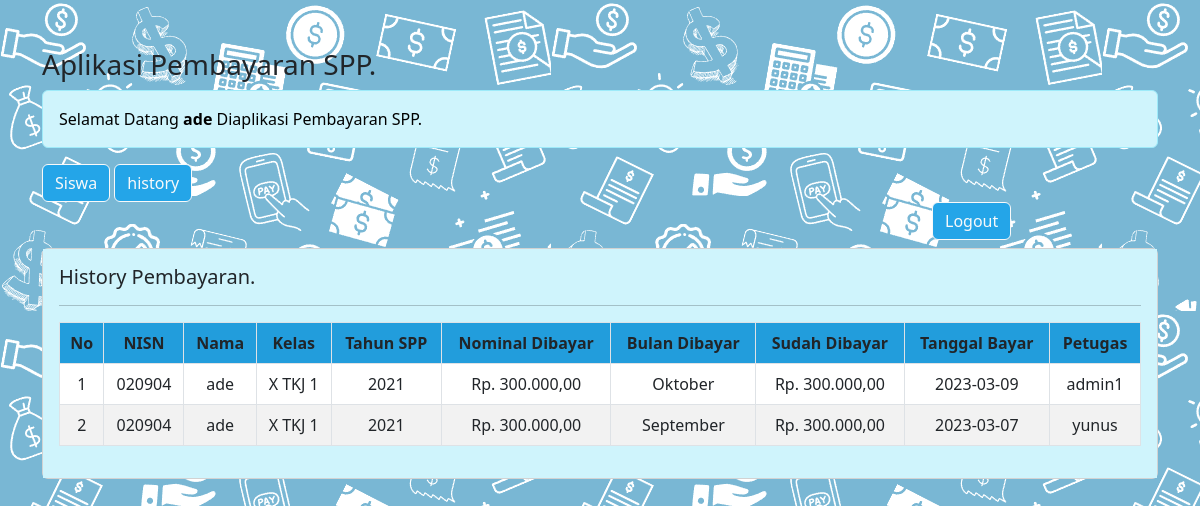
/pembayaran_spp_ukk/siswa/siswa.php?url=history-pembayaran (signed in), run on the app's committed database.
### tables this page shows
CREATE TABLE `pembayaran` (
  `id_pembayaran` int(11) NOT NULL,
  `id_petugas` int(11) NOT NULL,
  `nisn` varchar(10) NOT NULL,
  `tgl_bayar` date NOT NULL,
  `bulan_dibayar` varchar(12) NOT NULL,
  `tahun_dibayar` varchar(4) NOT NULL,
  `id_spp` int(11) NOT NULL,
  `jumlah_bayar` int(11) NOT NULL
);

CREATE TABLE `siswa` (
  `nisn` char(10) NOT NULL,
  `nis` char(8) NOT NULL,
  `password` text NOT NULL,
  `nama` varchar(35) NOT NULL,
  `id_kelas` int(11) NOT NULL,
  `alamat` text NOT NULL,
  `no_telp` varchar(13) NOT NULL,
  `id_spp` int(11) NOT NULL
);

CREATE TABLE `kelas` (
  `id_kelas` int(11) NOT NULL,
  `nama_kelas` varchar(10) NOT NULL,
  `kompetensi_keahlian` varchar(50) NOT NULL
);

CREATE TABLE `spp` (
  `id_spp` int(11) NOT NULL,
  `tahun` int(11) NOT NULL,
  `nominal` int(11) NOT NULL
);

CREATE TABLE `petugas` (
  `id_petugas` int(11) NOT NULL,
  `username` varchar(25) NOT NULL,
  `password` varchar(32) NOT NULL,
  `nama_petugas` varchar(35) NOT NULL,
  `level` enum('admin','petugas') NOT NULL
);

### pembayaran_spp_ukk/siswa/history-pembayaran.php (the view)
<?php
$nisn = $_SESSION['nisn'];
?>
<h5>History Pembayaran.</h5>
<hr>
<table class="table table-striped table-bordered" style="background-color: #FFFFFF;">
	<tr class="fw-bold" align="center" style="background-color: #24A5E8;">
		<td>No</td>
		<td>NISN</td>
		<td>Nama</td>
		<td>Kelas</td>
		<td>Tahun SPP</td>
		<td>Nominal Dibayar</td>
		<td>Bulan Dibayar</td>
		<td>Sudah Dibayar</td>
		<td>Tanggal Bayar</td>
		<td>Petugas</td>
	</tr>
	<?php
	include'../koneksi.php';
	$no = 1;
	$sql = "SELECT*FROM pembayaran,siswa,kelas,spp,petugas WHERE pembayaran.nisn=siswa.nisn AND siswa.id_kelas=kelas.id_kelas AND Pembayaran.id_spp=spp.id_spp AND Pembayaran.id_petugas=petugas.id_petugas AND Pembayaran.nisn='$nisn' ORDER BY tgl_bayar DESC";
	$query = mysqli_query($koneksi, $sql);
	foreach($query as $data){
		?>
		<tr align="center">
			<td><?= $no++; ?></td>
			<td><?= $data['nisn'] ?></td>
			<td><?= $data['nama'] ?></td>
			<td><?= $data['nama_kelas'] ?></td>
			<td><?= $data['tahun'] ?></td>
			<td>Rp. <?= number_format($data['nominal'],2,',','.'); ?></td>
			<td><?= $data['bulan_dibayar'] ?></td>
			<td>Rp. <?= number_format($data['jumlah_bayar'],2,',','.'); ?></td>
		    <td><?= $data['tgl_bayar'] ?></td>
			<td><?= $data['nama_petugas'] ?></td>
		</tr>
	<?php } ?>
</table>

### pembayaran_spp_ukk/siswa/siswa.php (shortened to what this page needs)
<!DOCTYPE html>
<html>
<head>
	<link href="../css/bootstrap.min.css" rel="stylesheet">
</head>
<body style="background-image: url(spp1.png);">
<div class="container mt-5">
<marquee behavior="alternate" direction="right"><h3>Aplikasi Pembayaran SPP.</h3></marquee>
	<div class="alert alert-info">
	<a style="color:black;"> Selamat Datang <b><?= $_SESSION['nama']?></b> Diaplikasi Pembayaran SPP.</a>
</div>
<a href="siswa.php" class="btn btn-outline-light" style= "background-color: #24A5E8;"> Siswa</a>
<a href="siswa.php?url=history-pembayaran" class="btn btn-outline-light" style= "background-color: #24A5E8;"> history</a>
<a href="siswa.php?url=logout" class="btn btn-outline-light" style= "background-color: #24A5E8; margin-left: 890px"> Logout</a>
<div class="card mt-2">
	<div class="card-body" style="background-color: #CFF4FC;">
	<?php
		$file = @$_GET['url'];
		if(empty($file)){
			echo"<h4>Selamat Datang Di Halaman Siswa.</h4>";
			echo"Aplikasi Pembayaran SPP digunakan untuk mempermudah dalam mencatat pembayaran siswa/siswi sekolah dengan cara yang sistematis.";
		}else{
			include $file.'.php';
		}
	    ?>
	</div>
</div>
</body>
</html>

### data on the page
pembayaran: siswa.nisn "020904", siswa.nama "ade", kelas.nama_kelas "X TKJ 1", id_spp.tahun "2021", id_spp.nominal "300.000,00", bulan_dibayar "Oktober", jumlah_bayar "300.000,00", tgl_bayar "2023-03-09", id_petugas.nama_petugas "admin1"
pembayaran: siswa.nisn "020904", siswa.nama "ade", kelas.nama_kelas "X TKJ 1", id_spp.tahun "2021", id_spp.nominal "300.000,00", bulan_dibayar "September", jumlah_bayar "300.000,00", tgl_bayar "2023-03-07", id_petugas.nama_petugas "yunus"

### other printed values
$_SESSION['nama'] "ade"
